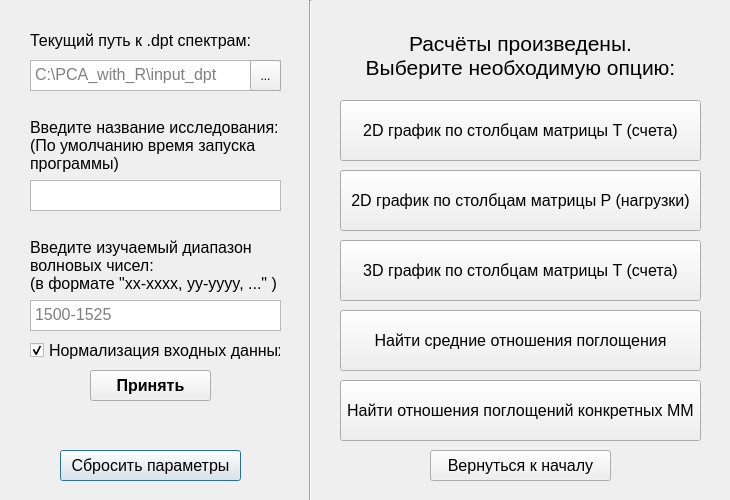
<?xml version="1.0" encoding="UTF-8"?>
<ui version="4.0">
 <class>Dialog</class>
 <widget class="QDialog" name="Dialog">
  <property name="geometry">
   <rect>
    <x>0</x>
    <y>0</y>
    <width>730</width>
    <height>500</height>
   </rect>
  </property>
  <property name="windowTitle">
   <string>Dialog</string>
  </property>
  <widget class="QLabel" name="label_2">
   <property name="geometry">
    <rect>
     <x>30</x>
     <y>110</y>
     <width>271</width>
     <height>71</height>
    </rect>
   </property>
   <property name="font">
    <font>
     <family>Arial</family>
     <pointsize>12</pointsize>
    </font>
   </property>
   <property name="mouseTracking">
    <bool>true</bool>
   </property>
   <property name="text">
    <string>&lt;html&gt;&lt;head/&gt;&lt;body&gt;&lt;p&gt;Введите название исследования:&lt;br/&gt;(По умолчанию время запуска программы)&lt;/p&gt;&lt;/body&gt;&lt;/html&gt;</string>
   </property>
   <property name="wordWrap">
    <bool>true</bool>
   </property>
  </widget>
  <widget class="QCheckBox" name="checkBox">
   <property name="geometry">
    <rect>
     <x>30</x>
     <y>340</y>
     <width>251</width>
     <height>21</height>
    </rect>
   </property>
   <property name="font">
    <font>
     <family>Arial</family>
     <pointsize>12</pointsize>
    </font>
   </property>
   <property name="text">
    <string>Нормализация входных данных</string>
   </property>
   <property name="checked">
    <bool>true</bool>
   </property>
   <property name="tristate">
    <bool>false</bool>
   </property>
  </widget>
  <widget class="QPushButton" name="clearData">
   <property name="geometry">
    <rect>
     <x>60</x>
     <y>450</y>
     <width>181</width>
     <height>31</height>
    </rect>
   </property>
   <property name="font">
    <font>
     <family>Arial</family>
     <pointsize>12</pointsize>
    </font>
   </property>
   <property name="text">
    <string>Сбросить параметры</string>
   </property>
  </widget>
  <widget class="QPushButton" name="Loadings_2D">
   <property name="geometry">
    <rect>
     <x>340</x>
     <y>170</y>
     <width>361</width>
     <height>61</height>
    </rect>
   </property>
   <property name="font">
    <font>
     <family>Arial</family>
     <pointsize>12</pointsize>
    </font>
   </property>
   <property name="text">
    <string>2D график по столбцам матрицы P (нагрузки)</string>
   </property>
  </widget>
  <widget class="QTextEdit" name="Research_name">
   <property name="geometry">
    <rect>
     <x>30</x>
     <y>180</y>
     <width>251</width>
     <height>31</height>
    </rect>
   </property>
   <property name="font">
    <font>
     <family>Arial</family>
     <pointsize>12</pointsize>
    </font>
   </property>
   <property name="html">
    <string>&lt;!DOCTYPE HTML PUBLIC &quot;-//W3C//DTD HTML 4.0//EN&quot; &quot;http://www.w3.org/TR/REC-html40/strict.dtd&quot;&gt;
&lt;html&gt;&lt;head&gt;&lt;meta name=&quot;qrichtext&quot; content=&quot;1&quot; /&gt;&lt;style type=&quot;text/css&quot;&gt;
p, li { white-space: pre-wrap; }
&lt;/style&gt;&lt;/head&gt;&lt;body style=&quot; font-family:'Arial'; font-size:12pt; font-weight:400; font-style:normal;&quot;&gt;
&lt;p style=&quot;-qt-paragraph-type:empty; margin-top:0px; margin-bottom:0px; margin-left:0px; margin-right:0px; -qt-block-indent:0; text-indent:0px; font-family:'MS Shell Dlg 2'; font-size:8.25pt;&quot;&gt;&lt;br /&gt;&lt;/p&gt;&lt;/body&gt;&lt;/html&gt;</string>
   </property>
  </widget>
  <widget class="QTextEdit" name="Diapason_choose">
   <property name="geometry">
    <rect>
     <x>30</x>
     <y>300</y>
     <width>251</width>
     <height>31</height>
    </rect>
   </property>
   <property name="font">
    <font>
     <family>Arial</family>
     <pointsize>12</pointsize>
    </font>
   </property>
   <property name="html">
    <string>&lt;!DOCTYPE HTML PUBLIC &quot;-//W3C//DTD HTML 4.0//EN&quot; &quot;http://www.w3.org/TR/REC-html40/strict.dtd&quot;&gt;
&lt;html&gt;&lt;head&gt;&lt;meta name=&quot;qrichtext&quot; content=&quot;1&quot; /&gt;&lt;style type=&quot;text/css&quot;&gt;
p, li { white-space: pre-wrap; }
&lt;/style&gt;&lt;/head&gt;&lt;body style=&quot; font-family:'Arial'; font-size:12pt; font-weight:400; font-style:normal;&quot;&gt;
&lt;p style=&quot;-qt-paragraph-type:empty; margin-top:0px; margin-bottom:0px; margin-left:0px; margin-right:0px; -qt-block-indent:0; text-indent:0px; font-family:'MS Shell Dlg 2'; font-size:8.25pt;&quot;&gt;&lt;br /&gt;&lt;/p&gt;&lt;/body&gt;&lt;/html&gt;</string>
   </property>
   <property name="placeholderText">
    <string>1500-1525</string>
   </property>
  </widget>
  <widget class="QLabel" name="label">
   <property name="geometry">
    <rect>
     <x>30</x>
     <y>20</y>
     <width>271</width>
     <height>41</height>
    </rect>
   </property>
   <property name="font">
    <font>
     <family>Arial</family>
     <pointsize>12</pointsize>
    </font>
   </property>
   <property name="text">
    <string>Текущий путь к .dpt спектрам:</string>
   </property>
  </widget>
  <widget class="QPushButton" name="Scores_3D">
   <property name="geometry">
    <rect>
     <x>340</x>
     <y>240</y>
     <width>361</width>
     <height>61</height>
    </rect>
   </property>
   <property name="font">
    <font>
     <family>Arial</family>
     <pointsize>12</pointsize>
    </font>
   </property>
   <property name="text">
    <string>3D график по столбцам матрицы T (счета)</string>
   </property>
  </widget>
  <widget class="QPushButton" name="Scores_2D">
   <property name="geometry">
    <rect>
     <x>340</x>
     <y>100</y>
     <width>361</width>
     <height>61</height>
    </rect>
   </property>
   <property name="font">
    <font>
     <family>Arial</family>
     <pointsize>12</pointsize>
    </font>
   </property>
   <property name="text">
    <string>2D график по столбцам матрицы T (счета)</string>
   </property>
  </widget>
  <widget class="QPushButton" name="Return_home">
   <property name="geometry">
    <rect>
     <x>430</x>
     <y>450</y>
     <width>181</width>
     <height>31</height>
    </rect>
   </property>
   <property name="font">
    <font>
     <family>Arial</family>
     <pointsize>12</pointsize>
    </font>
   </property>
   <property name="text">
    <string>Вернуться к началу</string>
   </property>
  </widget>
  <widget class="QPushButton" name="Patients_button">
   <property name="geometry">
    <rect>
     <x>340</x>
     <y>380</y>
     <width>361</width>
     <height>61</height>
    </rect>
   </property>
   <property name="font">
    <font>
     <family>Arial</family>
     <pointsize>12</pointsize>
    </font>
   </property>
   <property name="text">
    <string>Найти отношения поглощений конкретных ММ</string>
   </property>
  </widget>
  <widget class="QPushButton" name="Average_all">
   <property name="geometry">
    <rect>
     <x>340</x>
     <y>310</y>
     <width>361</width>
     <height>61</height>
    </rect>
   </property>
   <property name="font">
    <font>
     <family>Arial</family>
     <pointsize>12</pointsize>
    </font>
   </property>
   <property name="text">
    <string>Найти средние отношения поглощения</string>
   </property>
  </widget>
  <widget class="QTextEdit" name="pathText">
   <property name="geometry">
    <rect>
     <x>30</x>
     <y>60</y>
     <width>251</width>
     <height>31</height>
    </rect>
   </property>
   <property name="font">
    <font>
     <family>Arial</family>
     <pointsize>12</pointsize>
    </font>
   </property>
   <property name="html">
    <string>&lt;!DOCTYPE HTML PUBLIC &quot;-//W3C//DTD HTML 4.0//EN&quot; &quot;http://www.w3.org/TR/REC-html40/strict.dtd&quot;&gt;
&lt;html&gt;&lt;head&gt;&lt;meta name=&quot;qrichtext&quot; content=&quot;1&quot; /&gt;&lt;style type=&quot;text/css&quot;&gt;
p, li { white-space: pre-wrap; }
&lt;/style&gt;&lt;/head&gt;&lt;body style=&quot; font-family:'Arial'; font-size:12pt; font-weight:400; font-style:normal;&quot;&gt;
&lt;p style=&quot;-qt-paragraph-type:empty; margin-top:0px; margin-bottom:0px; margin-left:0px; margin-right:0px; -qt-block-indent:0; text-indent:0px;&quot;&gt;&lt;br /&gt;&lt;/p&gt;&lt;/body&gt;&lt;/html&gt;</string>
   </property>
   <property name="placeholderText">
    <string>C:\PCA_with_R\input_dpt</string>
   </property>
  </widget>
  <widget class="Line" name="line">
   <property name="geometry">
    <rect>
     <x>300</x>
     <y>0</y>
     <width>20</width>
     <height>501</height>
    </rect>
   </property>
   <property name="orientation">
    <enum>Qt::Vertical</enum>
   </property>
  </widget>
  <widget class="QLabel" name="Error_Message">
   <property name="geometry">
    <rect>
     <x>20</x>
     <y>410</y>
     <width>271</width>
     <height>41</height>
    </rect>
   </property>
   <property name="font">
    <font>
     <family>Arial</family>
     <pointsize>12</pointsize>
    </font>
   </property>
   <property name="text">
    <string/>
   </property>
  </widget>
  <widget class="QToolButton" name="directory_dpt">
   <property name="geometry">
    <rect>
     <x>250</x>
     <y>60</y>
     <width>31</width>
     <height>31</height>
    </rect>
   </property>
   <property name="text">
    <string>...</string>
   </property>
  </widget>
  <widget class="QLabel" name="label_3">
   <property name="enabled">
    <bool>true</bool>
   </property>
   <property name="geometry">
    <rect>
     <x>30</x>
     <y>230</y>
     <width>271</width>
     <height>71</height>
    </rect>
   </property>
   <property name="font">
    <font>
     <family>Arial</family>
     <pointsize>12</pointsize>
    </font>
   </property>
   <property name="mouseTracking">
    <bool>true</bool>
   </property>
   <property name="tabletTracking">
    <bool>false</bool>
   </property>
   <property name="acceptDrops">
    <bool>false</bool>
   </property>
   <property name="autoFillBackground">
    <bool>false</bool>
   </property>
   <property name="text">
    <string>&lt;html&gt;&lt;head/&gt;&lt;body&gt;&lt;p&gt;Введите изучаемый диапазон волновых чисел:&lt;br/&gt;(в формате &amp;quot;xx-xxxx, yy-yyyy, ...&amp;quot; )&lt;/p&gt;&lt;/body&gt;&lt;/html&gt;</string>
   </property>
   <property name="scaledContents">
    <bool>false</bool>
   </property>
   <property name="wordWrap">
    <bool>true</bool>
   </property>
  </widget>
  <widget class="QLabel" name="label_4">
   <property name="enabled">
    <bool>true</bool>
   </property>
   <property name="geometry">
    <rect>
     <x>340</x>
     <y>20</y>
     <width>361</width>
     <height>71</height>
    </rect>
   </property>
   <property name="font">
    <font>
     <family>Arial</family>
     <pointsize>16</pointsize>
    </font>
   </property>
   <property name="mouseTracking">
    <bool>true</bool>
   </property>
   <property name="tabletTracking">
    <bool>false</bool>
   </property>
   <property name="acceptDrops">
    <bool>false</bool>
   </property>
   <property name="autoFillBackground">
    <bool>false</bool>
   </property>
   <property name="text">
    <string>&lt;html&gt;&lt;head/&gt;&lt;body&gt;&lt;p align=&quot;center&quot;&gt;Расчёты произведены.&lt;br/&gt;Выберите необходимую опцию:&lt;/p&gt;&lt;/body&gt;&lt;/html&gt;</string>
   </property>
   <property name="scaledContents">
    <bool>false</bool>
   </property>
  </widget>
  <widget class="QPushButton" name="Accept_Button">
   <property name="geometry">
    <rect>
     <x>90</x>
     <y>370</y>
     <width>121</width>
     <height>31</height>
    </rect>
   </property>
   <property name="font">
    <font>
     <family>Arial</family>
     <pointsize>12</pointsize>
     <weight>75</weight>
     <bold>true</bold>
    </font>
   </property>
   <property name="text">
    <string>Принять</string>
   </property>
  </widget>
 </widget>
 <resources/>
 <connections/>
</ui>
